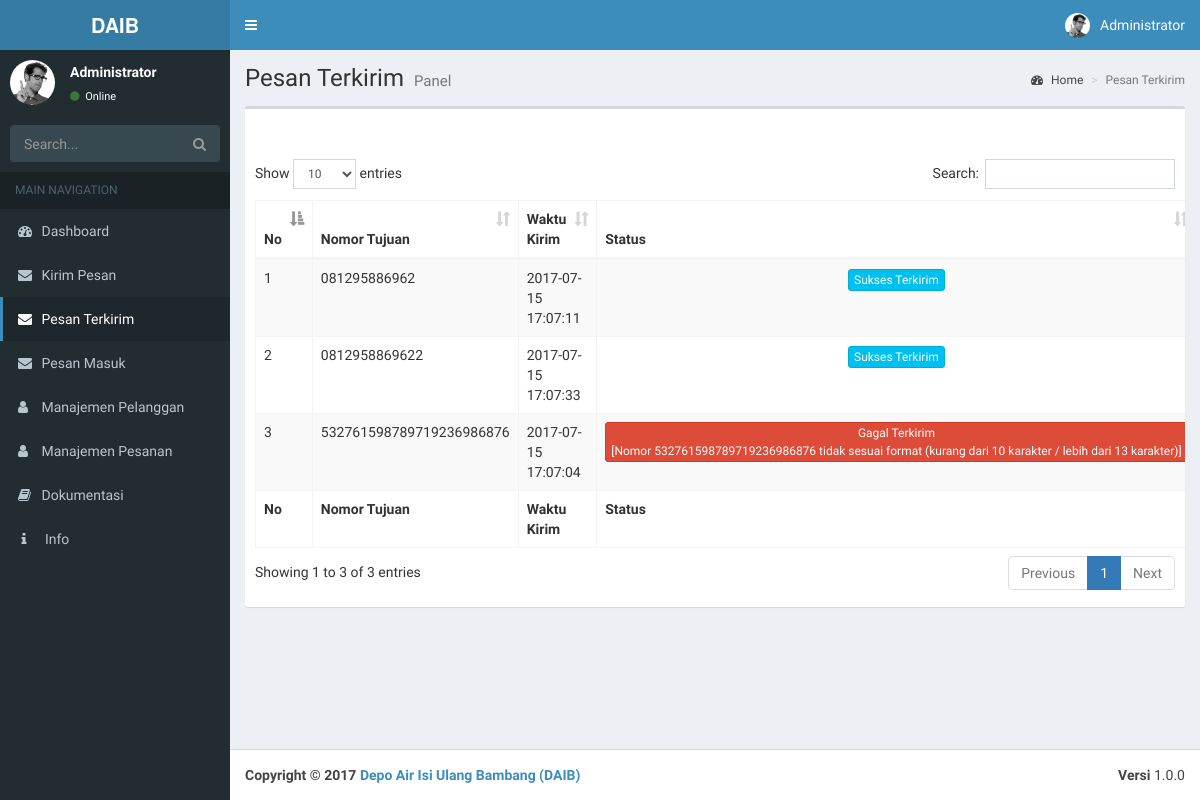
/pesanTerkirim.php, run on an earlier commit of the app's database.
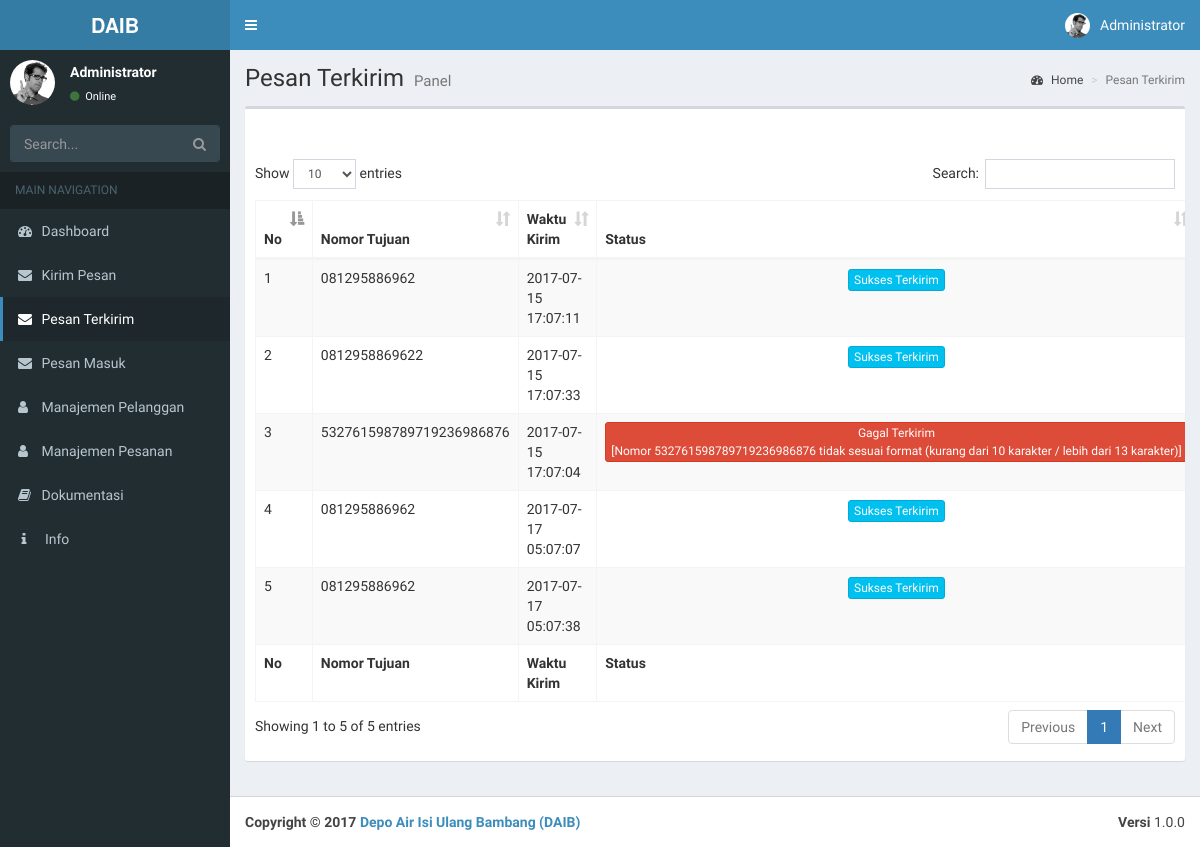
And on a later commit of the database.
### tables this page shows
CREATE TABLE IF NOT EXISTS `tb_pesan_keluar` (
`id_pesankeluar` int(11) NOT NULL,
  `process_id` varchar(50) NOT NULL,
  `nomortujuan` text NOT NULL,
  `pesan` text NOT NULL,
  `status` varchar(25) NOT NULL,
  `status_informasi` text NOT NULL,
  `waktu_kirim` datetime NOT NULL
);

### pesanTerkirim.php (the view, shortened to what this page needs)
<?php
require_once('header.php');
require_once('config/database.php');
?>
  <div class="content-wrapper">
    <section class="content-header">
      <h1>
        Pesan Terkirim
        <small>Panel</small>
      </h1>
      <ol class="breadcrumb">
        <li><a href="#"><i class="fa fa-dashboard"></i> Home</a></li>
        <li class="active">Pesan Terkirim</li>
      </ol>
    </section>
    <section class="content">
      <div class="row">
        <div class="col-lg-12 col-xs-12">
		<div class="box">
            <div class="box-header">
            </div>
            <div class="box-body table-responsive">
              <table id="example1" class="table table-bordered table-striped">
                <thead>
                <tr>
                  <th>No</th>
                  <th>Nomor Tujuan</th>
                  <th>Waktu Kirim</th>
                  <th>Status</th>
                </tr>
                </thead>
                <tbody>
				<?php
				$query = "SELECT * FROM tb_pesan_keluar";
				$hasil = mysqli_query($koneksi,$query);
				$num=1;
				while($row = mysqli_fetch_array($hasil)){
					?>
					<tr>
					  <td><?php echo $num; ?></td>
					  <td><?php echo $row['nomortujuan']; ?></td>
					  <td><?php echo $row['waktu_kirim']; ?></td>
					  <td align="center"><?php if($row['status']=='success'){
						  echo '<button type="button" class="btn btn-info btn-xs">Sukses Terkirim</button>';
					  }else if($row['status']=='error'){
						  $pesan_error = $row['status_informasi'];
						  echo '<button type="button" class="btn btn-danger btn-xs">Gagal Terkirim <br/>['.$pesan_error.']</button>';
					  }else{
						  echo '<button type="button" class="btn btn-default btn-xs">Pesan Tidak Diketahui</button>';
					  } ?></td>
					</tr>
					<?php
				$num++;
				}
				?>
                </tbody>
                <tfoot>
                <tr>
                  <th>No</th>
                  <th>Nomor Tujuan</th>
                  <th>Waktu Kirim</th>
                  <th>Status</th>
                </tr>
                </tfoot>
              </table>
            </div>
          </div>
        </div>
      </div>
    </section>
  </div>
<?php
require_once('footer.php');
?>

What changed in the data, as far as the page shows it:
added tb_pesan_keluar: nomortujuan "081295886962", waktu_kirim "2017-07-17 05:07:07", status "Sukses Terkirim"
added tb_pesan_keluar: nomortujuan "081295886962", waktu_kirim "2017-07-17 05:07:38", status "Sukses Terkirim"
Also different on the page:
text written by a page script: "Show entries Search: Showing 1 to 3 of 3 entries Previous 1 Next" → "Show entries Search: Showing 1 to 5 of 5 entries Previous 1 Next"
